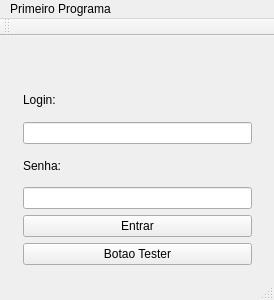
<?xml version="1.0" encoding="UTF-8"?>
<ui version="4.0">
 <class>MainWindow</class>
 <widget class="QMainWindow" name="MainWindow">
  <property name="enabled">
   <bool>true</bool>
  </property>
  <property name="geometry">
   <rect>
    <x>0</x>
    <y>0</y>
    <width>274</width>
    <height>300</height>
   </rect>
  </property>
  <property name="sizePolicy">
   <sizepolicy hsizetype="Preferred" vsizetype="Preferred">
    <horstretch>0</horstretch>
    <verstretch>0</verstretch>
   </sizepolicy>
  </property>
  <property name="minimumSize">
   <size>
    <width>274</width>
    <height>300</height>
   </size>
  </property>
  <property name="maximumSize">
   <size>
    <width>274</width>
    <height>300</height>
   </size>
  </property>
  <property name="acceptDrops">
   <bool>true</bool>
  </property>
  <property name="windowTitle">
   <string>Tela-Login</string>
  </property>
  <property name="autoFillBackground">
   <bool>false</bool>
  </property>
  <widget class="QWidget" name="centralWidget">
   <widget class="QWidget" name="layoutWidget">
    <property name="geometry">
     <rect>
      <x>12</x>
      <y>37</y>
      <width>251</width>
      <height>203</height>
     </rect>
    </property>
    <layout class="QVBoxLayout" name="verticalLayout_2">
     <item>
      <widget class="QLabel" name="label_2">
       <property name="text">
        <string>Login:</string>
       </property>
       <property name="wordWrap">
        <bool>false</bool>
       </property>
      </widget>
     </item>
     <item>
      <widget class="QLineEdit" name="Login_texto">
       <property name="styleSheet">
        <string notr="true"/>
       </property>
       <property name="inputMask">
        <string/>
       </property>
       <property name="text">
        <string/>
       </property>
       <property name="maxLength">
        <number>30</number>
       </property>
       <property name="echoMode">
        <enum>QLineEdit::Normal</enum>
       </property>
       <property name="readOnly">
        <bool>false</bool>
       </property>
       <property name="placeholderText">
        <string/>
       </property>
       <property name="cursorMoveStyle">
        <enum>Qt::LogicalMoveStyle</enum>
       </property>
       <property name="clearButtonEnabled">
        <bool>true</bool>
       </property>
      </widget>
     </item>
     <item>
      <widget class="QLabel" name="label_3">
       <property name="text">
        <string>Senha:</string>
       </property>
      </widget>
     </item>
     <item>
      <widget class="QLineEdit" name="Senha_texto">
       <property name="inputMask">
        <string/>
       </property>
       <property name="text">
        <string/>
       </property>
       <property name="maxLength">
        <number>50</number>
       </property>
       <property name="echoMode">
        <enum>QLineEdit::Password</enum>
       </property>
       <property name="readOnly">
        <bool>false</bool>
       </property>
       <property name="placeholderText">
        <string/>
       </property>
       <property name="cursorMoveStyle">
        <enum>Qt::LogicalMoveStyle</enum>
       </property>
       <property name="clearButtonEnabled">
        <bool>true</bool>
       </property>
      </widget>
     </item>
     <item>
      <widget class="QPushButton" name="Autenticador">
       <property name="acceptDrops">
        <bool>false</bool>
       </property>
       <property name="text">
        <string>Entrar</string>
       </property>
       <property name="checkable">
        <bool>false</bool>
       </property>
       <property name="autoExclusive">
        <bool>false</bool>
       </property>
       <property name="autoDefault">
        <bool>false</bool>
       </property>
      </widget>
     </item>
     <item>
      <widget class="QPushButton" name="BotaoDeTeste">
       <property name="text">
        <string>Botao Tester</string>
       </property>
      </widget>
     </item>
    </layout>
   </widget>
  </widget>
  <widget class="QMenuBar" name="menuBar">
   <property name="geometry">
    <rect>
     <x>0</x>
     <y>0</y>
     <width>274</width>
     <height>22</height>
    </rect>
   </property>
   <widget class="QMenu" name="menuPrimeiro_Programa">
    <property name="title">
     <string>Primeiro Programa</string>
    </property>
    <addaction name="separator"/>
   </widget>
   <addaction name="menuPrimeiro_Programa"/>
  </widget>
  <widget class="QToolBar" name="mainToolBar">
   <attribute name="toolBarArea">
    <enum>TopToolBarArea</enum>
   </attribute>
   <attribute name="toolBarBreak">
    <bool>false</bool>
   </attribute>
  </widget>
  <widget class="QStatusBar" name="statusBar"/>
 </widget>
 <layoutdefault spacing="6" margin="11"/>
 <tabstops>
  <tabstop>Login_texto</tabstop>
  <tabstop>Senha_texto</tabstop>
 </tabstops>
 <resources/>
 <connections/>
</ui>
